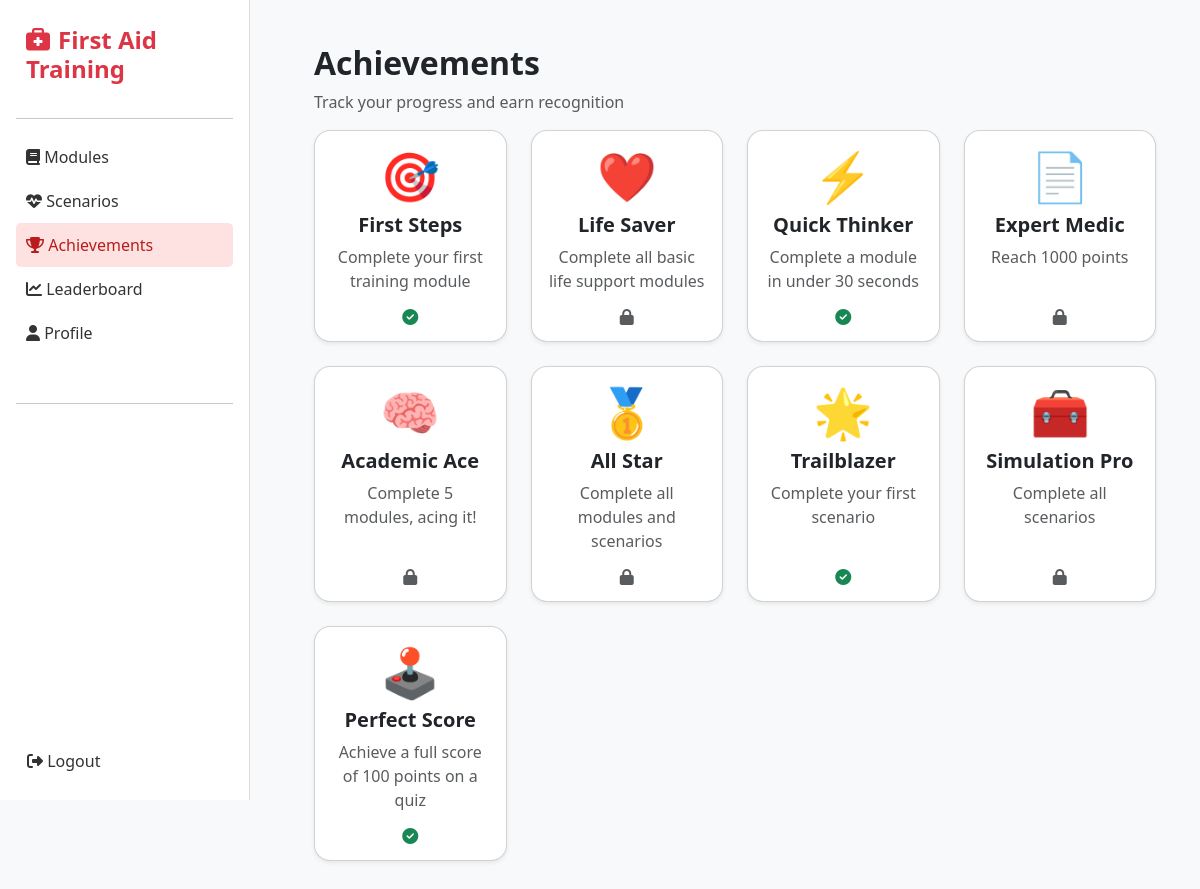
Screenshot of /achievements/ (signed in) with the database file from the repository.
### training/models.py (models this page shows)
class Achievement(models.Model):
    title = models.CharField(max_length=100)
    description = models.TextField()
    icon = models.CharField(max_length=100, help_text="CSS class or image name for the achievement icon")
    def __str__(self):
        return self.title

### training/views.py (the view)
# urls.py: path('achievements/', views.achievements, name='achievements'),
@login_required
def achievements(request):
    print(">> Achievements view loaded")
    user_progress = UserModuleProgress.objects.filter(user=request.user)
    module_points = user_progress.aggregate(total=models.Sum('score'))['total'] or 0
    scenario_points = UserScenarioProgress.objects.filter(user=request.user).aggregate(total=models.Sum('score'))['total'] or 0
    total_points = module_points + scenario_points
    completed_modules = user_progress.filter(completed=True)
    completed_modules_count = user_progress.filter(completed=True).count()
    completed_scenarios_count = UserScenarioProgress.objects.filter(user=request.user, completed=True).count()
    all_achievements = Achievement.objects.all()
    user_achievements = UserAchievement.objects.filter(user=request.user)
    earned_ids = {ua.achievement.id for ua in user_achievements}
    achievements_by_title = {a.title: a for a in all_achievements}
    def unlock(title, condition):
        print(f"Checking unlock: {title}, Condition: {condition}")
        if title in achievements_by_title:
            achievement = achievements_by_title[title]
            print(f"Achievement found: {achievement}")
            if condition and achievement.id not in earned_ids:
                print("Unlocking achievement...")
                UserAchievement.objects.create(user=request.user, achievement=achievement)
                messages.success(request, f"Achievement Unlocked: {title}!")
                earned_ids.add(achievement.id)
            else:
                print("Already earned or condition false.")
        else:
            print(f"Title '{title}' not found in achievements_by_title")
    unlock('First Steps', completed_modules_count >= 1)
    unlock('Life Saver', completed_modules_count == 10)
    unlock('Quick Thinker', user_progress.filter(completed=True, time_spent__lt=30).exists())
    unlock('Expert Medic', total_points >= 1000)
    unlock('All Star', completed_modules_count == 10 and completed_scenarios_count == 3)
    unlock('Academic Ace', completed_modules_count >= 5)
    unlock('Simulation Pro',completed_scenarios_count >= 3)
    unlock('Trailblazer',completed_scenarios_count >= 1)
    for progress in completed_modules:
        unlock('Perfect Score',progress.score == 100)
    achievements_data = [
        {
            'achievement': ach,
            'achieved': ach.id in earned_ids
        }
        for ach in all_achievements
    ]
    context = {
        'achievements': achievements_data,
        'unlocked_count': len(earned_ids),
        'earned_ids': earned_ids,
    }
    print("Context being sent to template:", context)
    return render(request, 'achievements.html', context)

### training/templates/achievements.html (shortened to what this page needs)
{% extends "base.html" %}
{% block content %}
<div class="container-fluid p-4">
    <h2 class="fw-bold">Achievements</h2>
    <p class="text-muted">Track your progress and earn recognition</p>
    <div class="row g-4">
        {% for entry in achievements %}
            {% with achievement=entry.achievement achieved=entry.achieved %}
            <div class="col-12 col-sm-6 col-md-4 col-lg-3">
                <div class="card achievement-card {% if achieved %}unlocked{% else %}locked{% endif %} text-center p-3 shadow-sm rounded-4 h-100 d-flex flex-column">
                    <h1 style="font-size: 3rem;">
                        {% if achievement.icon|length < 4 %}
                            {{ achievement.icon }}
                        {% else %}
                            <i class="{{ achievement.icon }}"></i>
                        {% endif %}
                    </h1>
                    <h5 class="fw-bold">{{ achievement.title }}</h5>
                    <p class="text-muted flex-grow-1">{{ achievement.description }}</p>
                    {% if achieved %}
                        <i class="fa fa-check-circle text-success mt-auto"></i>
                    {% else %}
                        <i class="fa fa-lock text-muted mt-auto"></i>
                    {% endif %}
                </div>
            </div>
            {% endwith %}
        {% endfor %}
    </div>
</div>
{% endblock %}

### rows the page displays
Achievement: achievement.icon "🎯", achievement "First Steps", achievement.description "Complete your first training module"
Achievement: achievement.icon "❤️", achievement "Life Saver", achievement.description "Complete all basic life support modules"
Achievement: achievement.icon "⚡", achievement "Quick Thinker", achievement.description "Complete a module in under 30 seconds"
Achievement: achievement.icon "📄", achievement "Expert Medic", achievement.description "Reach 1000 points"
Achievement: achievement.icon "🧠", achievement "Academic Ace", achievement.description "Complete 5 modules, acing it!"
Achievement: achievement.icon "🥇", achievement "All Star", achievement.description "Complete all modules and scenarios"
Achievement: achievement.icon "🌟", achievement "Trailblazer", achievement.description "Complete your first scenario"
Achievement: achievement.icon "🧰", achievement "Simulation Pro", achievement.description "Complete all scenarios"
Achievement: achievement.icon "🕹️", achievement "Perfect Score", achievement.description "Achieve a full score of 100 points on a quiz"
